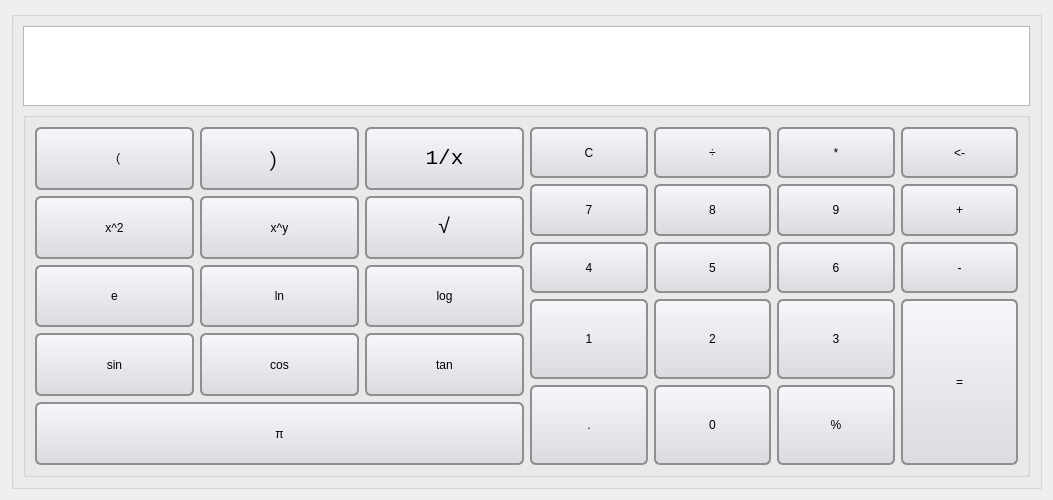
<?xml version="1.0" encoding="UTF-8"?>
<ui version="4.0">
 <class>Widget_calc</class>
 <widget class="QWidget" name="Widget_calc">
  <property name="geometry">
   <rect>
    <x>0</x>
    <y>0</y>
    <width>1053</width>
    <height>500</height>
   </rect>
  </property>
  <property name="windowTitle">
   <string>Widget</string>
  </property>
  <layout class="QVBoxLayout" name="verticalLayout">
   <item>
    <widget class="QGroupBox" name="groupBox">
     <property name="sizePolicy">
      <sizepolicy hsizetype="Expanding" vsizetype="Expanding">
       <horstretch>0</horstretch>
       <verstretch>0</verstretch>
      </sizepolicy>
     </property>
     <property name="title">
      <string/>
     </property>
     <layout class="QGridLayout" name="gridLayout">
      <item row="0" column="0">
       <layout class="QVBoxLayout" name="verticalLayout_2">
        <item>
         <widget class="QTextEdit" name="textEdit">
          <property name="maximumSize">
           <size>
            <width>16777215</width>
            <height>80</height>
           </size>
          </property>
          <property name="readOnly">
           <bool>true</bool>
          </property>
         </widget>
        </item>
        <item>
         <widget class="QGroupBox" name="groupBox_2">
          <property name="sizePolicy">
           <sizepolicy hsizetype="Expanding" vsizetype="Expanding">
            <horstretch>0</horstretch>
            <verstretch>0</verstretch>
           </sizepolicy>
          </property>
          <property name="font">
           <font>
            <family>Consolas</family>
            <pointsize>16</pointsize>
           </font>
          </property>
          <property name="styleSheet">
           <string notr="true">QPushButton {
	font: 16pt &quot;Consolas&quot;;
    border: 2px solid #8f8f91;
    border-radius: 6px;
    background-color: qlineargradient(x1: 0, y1: 0, x2: 0, y2: 1, stop: 0 #f6f7fa, stop: 1 #dadbde);
    min-width: 80px;
}

QPushButton:hover {
    background-color: qlineargradient(x1: 0, y1: 0, x2: 0, y2: 1, stop: 0 #dadbde, stop: 1 #00aaff);
}

QPushButton:pressed {
    background-color: qlineargradient(x1: 0, y1: 0, x2: 0, y2: 1, stop: 0 #dadbde, stop: 1 #008acf);
}

QPushButton:flat {
    border: none; /* no border for a flat push button */
}

QPushButton:default {
    border-color: navy; /* make the default button prominent */
}</string>
          </property>
          <property name="title">
           <string/>
          </property>
          <layout class="QGridLayout" name="gridLayout_5">
           <item row="0" column="0" rowspan="2">
            <layout class="QGridLayout" name="gridLayout_2">
             <item row="0" column="0">
              <widget class="QPushButton" name="BtnLeftParenthesis">
               <property name="sizePolicy">
                <sizepolicy hsizetype="Expanding" vsizetype="Expanding">
                 <horstretch>0</horstretch>
                 <verstretch>0</verstretch>
                </sizepolicy>
               </property>
               <property name="styleSheet">
                <string notr="true">QPushButton {
	font: 16pt &quot;Consolas&quot;;
    border: 2px solid #8f8f91;
    border-radius: 6px;
    background-color: qlineargradient(x1: 0, y1: 0, x2: 0, y2: 1, stop: 0 #f6f7fa, stop: 1 #dadbde);
    min-width: 80px;
}

QPushButton:hover {
    background-color: qlineargradient(x1: 0, y1: 0, x2: 0, y2: 1, stop: 0 #dadbde, stop: 1 #00aaff);
}

QPushButton:pressed {
    background-color: qlineargradient(x1: 0, y1: 0, x2: 0, y2: 1, stop: 0 #dadbde, stop: 1 #008acf);
}

QPushButton:flat {
    border: none; /* no border for a flat push button */
}

QPushButton:default {
    border-color: navy; /* make the default button prominent */
}</string>
               </property>
               <property name="text">
                <string>（</string>
               </property>
              </widget>
             </item>
             <item row="1" column="1">
              <widget class="QPushButton" name="BtnIndex">
               <property name="sizePolicy">
                <sizepolicy hsizetype="Expanding" vsizetype="Expanding">
                 <horstretch>0</horstretch>
                 <verstretch>0</verstretch>
                </sizepolicy>
               </property>
               <property name="styleSheet">
                <string notr="true">QPushButton {
	font: 16pt &quot;Consolas&quot;;
    border: 2px solid #8f8f91;
    border-radius: 6px;
    background-color: qlineargradient(x1: 0, y1: 0, x2: 0, y2: 1, stop: 0 #f6f7fa, stop: 1 #dadbde);
    min-width: 80px;
}

QPushButton:hover {
    background-color: qlineargradient(x1: 0, y1: 0, x2: 0, y2: 1, stop: 0 #dadbde, stop: 1 #00aaff);
}

QPushButton:pressed {
    background-color: qlineargradient(x1: 0, y1: 0, x2: 0, y2: 1, stop: 0 #dadbde, stop: 1 #008acf);
}

QPushButton:flat {
    border: none; /* no border for a flat push button */
}

QPushButton:default {
    border-color: navy; /* make the default button prominent */
}</string>
               </property>
               <property name="text">
                <string>x^y</string>
               </property>
              </widget>
             </item>
             <item row="3" column="2">
              <widget class="QPushButton" name="BtnTan">
               <property name="sizePolicy">
                <sizepolicy hsizetype="Expanding" vsizetype="Expanding">
                 <horstretch>0</horstretch>
                 <verstretch>0</verstretch>
                </sizepolicy>
               </property>
               <property name="styleSheet">
                <string notr="true">QPushButton {
	font: 16pt &quot;Consolas&quot;;
    border: 2px solid #8f8f91;
    border-radius: 6px;
    background-color: qlineargradient(x1: 0, y1: 0, x2: 0, y2: 1, stop: 0 #f6f7fa, stop: 1 #dadbde);
    min-width: 80px;
}

QPushButton:hover {
    background-color: qlineargradient(x1: 0, y1: 0, x2: 0, y2: 1, stop: 0 #dadbde, stop: 1 #00aaff);
}

QPushButton:pressed {
    background-color: qlineargradient(x1: 0, y1: 0, x2: 0, y2: 1, stop: 0 #dadbde, stop: 1 #008acf);
}

QPushButton:flat {
    border: none; /* no border for a flat push button */
}

QPushButton:default {
    border-color: navy; /* make the default button prominent */
}</string>
               </property>
               <property name="text">
                <string>tan</string>
               </property>
              </widget>
             </item>
             <item row="0" column="2">
              <widget class="QPushButton" name="BtnSemicolon">
               <property name="sizePolicy">
                <sizepolicy hsizetype="Expanding" vsizetype="Expanding">
                 <horstretch>0</horstretch>
                 <verstretch>0</verstretch>
                </sizepolicy>
               </property>
               <property name="font">
                <font>
                 <family>Consolas</family>
                 <pointsize>16</pointsize>
                 <weight>50</weight>
                 <italic>false</italic>
                 <bold>false</bold>
                </font>
               </property>
               <property name="styleSheet">
                <string notr="true">QPushButton {
	font: 16pt &quot;Consolas&quot;;
    border: 2px solid #8f8f91;
    border-radius: 6px;
    background-color: qlineargradient(x1: 0, y1: 0, x2: 0, y2: 1, stop: 0 #f6f7fa, stop: 1 #dadbde);
    min-width: 80px;
}

QPushButton:hover {
    background-color: qlineargradient(x1: 0, y1: 0, x2: 0, y2: 1, stop: 0 #dadbde, stop: 1 #00aaff);
}

QPushButton:pressed {
    background-color: qlineargradient(x1: 0, y1: 0, x2: 0, y2: 1, stop: 0 #dadbde, stop: 1 #008acf);
}

QPushButton:flat {
    border: none; /* no border for a flat push button */
}

QPushButton:default {
    border-color: navy; /* make the default button prominent */
}</string>
               </property>
               <property name="text">
                <string>1/x</string>
               </property>
              </widget>
             </item>
             <item row="1" column="2">
              <widget class="QPushButton" name="BtnRoot">
               <property name="sizePolicy">
                <sizepolicy hsizetype="Minimum" vsizetype="Expanding">
                 <horstretch>0</horstretch>
                 <verstretch>0</verstretch>
                </sizepolicy>
               </property>
               <property name="font">
                <font>
                 <family>Consolas</family>
                 <pointsize>16</pointsize>
                 <weight>50</weight>
                 <italic>false</italic>
                 <bold>false</bold>
                </font>
               </property>
               <property name="styleSheet">
                <string notr="true">QPushButton {
	font: 16pt &quot;Consolas&quot;;
    border: 2px solid #8f8f91;
    border-radius: 6px;
    background-color: qlineargradient(x1: 0, y1: 0, x2: 0, y2: 1, stop: 0 #f6f7fa, stop: 1 #dadbde);
    min-width: 80px;
}

QPushButton:hover {
    background-color: qlineargradient(x1: 0, y1: 0, x2: 0, y2: 1, stop: 0 #dadbde, stop: 1 #00aaff);
}

QPushButton:pressed {
    background-color: qlineargradient(x1: 0, y1: 0, x2: 0, y2: 1, stop: 0 #dadbde, stop: 1 #008acf);
}

QPushButton:flat {
    border: none; /* no border for a flat push button */
}

QPushButton:default {
    border-color: navy; /* make the default button prominent */
}</string>
               </property>
               <property name="text">
                <string>√</string>
               </property>
              </widget>
             </item>
             <item row="2" column="1">
              <widget class="QPushButton" name="BtnLn">
               <property name="sizePolicy">
                <sizepolicy hsizetype="Expanding" vsizetype="Expanding">
                 <horstretch>0</horstretch>
                 <verstretch>0</verstretch>
                </sizepolicy>
               </property>
               <property name="styleSheet">
                <string notr="true">QPushButton {
	font: 16pt &quot;Consolas&quot;;
    border: 2px solid #8f8f91;
    border-radius: 6px;
    background-color: qlineargradient(x1: 0, y1: 0, x2: 0, y2: 1, stop: 0 #f6f7fa, stop: 1 #dadbde);
    min-width: 80px;
}

QPushButton:hover {
    background-color: qlineargradient(x1: 0, y1: 0, x2: 0, y2: 1, stop: 0 #dadbde, stop: 1 #00aaff);
}

QPushButton:pressed {
    background-color: qlineargradient(x1: 0, y1: 0, x2: 0, y2: 1, stop: 0 #dadbde, stop: 1 #008acf);
}

QPushButton:flat {
    border: none; /* no border for a flat push button */
}

QPushButton:default {
    border-color: navy; /* make the default button prominent */
}</string>
               </property>
               <property name="text">
                <string>ln</string>
               </property>
              </widget>
             </item>
             <item row="2" column="2">
              <widget class="QPushButton" name="BtnLog">
               <property name="sizePolicy">
                <sizepolicy hsizetype="Expanding" vsizetype="Expanding">
                 <horstretch>0</horstretch>
                 <verstretch>0</verstretch>
                </sizepolicy>
               </property>
               <property name="styleSheet">
                <string notr="true">QPushButton {
	font: 16pt &quot;Consolas&quot;;
    border: 2px solid #8f8f91;
    border-radius: 6px;
    background-color: qlineargradient(x1: 0, y1: 0, x2: 0, y2: 1, stop: 0 #f6f7fa, stop: 1 #dadbde);
    min-width: 80px;
}

QPushButton:hover {
    background-color: qlineargradient(x1: 0, y1: 0, x2: 0, y2: 1, stop: 0 #dadbde, stop: 1 #00aaff);
}

QPushButton:pressed {
    background-color: qlineargradient(x1: 0, y1: 0, x2: 0, y2: 1, stop: 0 #dadbde, stop: 1 #008acf);
}

QPushButton:flat {
    border: none; /* no border for a flat push button */
}

QPushButton:default {
    border-color: navy; /* make the default button prominent */
}</string>
               </property>
               <property name="text">
                <string>log</string>
               </property>
              </widget>
             </item>
             <item row="3" column="0">
              <widget class="QPushButton" name="BtnSin">
               <property name="sizePolicy">
                <sizepolicy hsizetype="Expanding" vsizetype="Expanding">
                 <horstretch>0</horstretch>
                 <verstretch>0</verstretch>
                </sizepolicy>
               </property>
               <property name="styleSheet">
                <string notr="true">QPushButton {
	font: 16pt &quot;Consolas&quot;;
    border: 2px solid #8f8f91;
    border-radius: 6px;
    background-color: qlineargradient(x1: 0, y1: 0, x2: 0, y2: 1, stop: 0 #f6f7fa, stop: 1 #dadbde);
    min-width: 80px;
}

QPushButton:hover {
    background-color: qlineargradient(x1: 0, y1: 0, x2: 0, y2: 1, stop: 0 #dadbde, stop: 1 #00aaff);
}

QPushButton:pressed {
    background-color: qlineargradient(x1: 0, y1: 0, x2: 0, y2: 1, stop: 0 #dadbde, stop: 1 #008acf);
}

QPushButton:flat {
    border: none; /* no border for a flat push button */
}

QPushButton:default {
    border-color: navy; /* make the default button prominent */
}</string>
               </property>
               <property name="text">
                <string>sin</string>
               </property>
              </widget>
             </item>
             <item row="2" column="0">
              <widget class="QPushButton" name="BtnE">
               <property name="sizePolicy">
                <sizepolicy hsizetype="Expanding" vsizetype="Expanding">
                 <horstretch>0</horstretch>
                 <verstretch>0</verstretch>
                </sizepolicy>
               </property>
               <property name="styleSheet">
                <string notr="true">QPushButton {
	font: 16pt &quot;Consolas&quot;;
    border: 2px solid #8f8f91;
    border-radius: 6px;
    background-color: qlineargradient(x1: 0, y1: 0, x2: 0, y2: 1, stop: 0 #f6f7fa, stop: 1 #dadbde);
    min-width: 80px;
}

QPushButton:hover {
    background-color: qlineargradient(x1: 0, y1: 0, x2: 0, y2: 1, stop: 0 #dadbde, stop: 1 #00aaff);
}

QPushButton:pressed {
    background-color: qlineargradient(x1: 0, y1: 0, x2: 0, y2: 1, stop: 0 #dadbde, stop: 1 #008acf);
}

QPushButton:flat {
    border: none; /* no border for a flat push button */
}

QPushButton:default {
    border-color: navy; /* make the default button prominent */
}</string>
               </property>
               <property name="text">
                <string>e</string>
               </property>
              </widget>
             </item>
             <item row="0" column="1">
              <widget class="QPushButton" name="BtnRightParenthesis">
               <property name="sizePolicy">
                <sizepolicy hsizetype="Expanding" vsizetype="Expanding">
                 <horstretch>0</horstretch>
                 <verstretch>0</verstretch>
                </sizepolicy>
               </property>
               <property name="font">
                <font>
                 <family>Consolas</family>
                 <pointsize>16</pointsize>
                 <weight>50</weight>
                 <italic>false</italic>
                 <bold>false</bold>
                </font>
               </property>
               <property name="styleSheet">
                <string notr="true">QPushButton {
	font: 16pt &quot;Consolas&quot;;
    border: 2px solid #8f8f91;
    border-radius: 6px;
    background-color: qlineargradient(x1: 0, y1: 0, x2: 0, y2: 1, stop: 0 #f6f7fa, stop: 1 #dadbde);
    min-width: 80px;
}

QPushButton:hover {
    background-color: qlineargradient(x1: 0, y1: 0, x2: 0, y2: 1, stop: 0 #dadbde, stop: 1 #00aaff);
}

QPushButton:pressed {
    background-color: qlineargradient(x1: 0, y1: 0, x2: 0, y2: 1, stop: 0 #dadbde, stop: 1 #008acf);
}

QPushButton:flat {
    border: none; /* no border for a flat push button */
}

QPushButton:default {
    border-color: navy; /* make the default button prominent */
}</string>
               </property>
               <property name="text">
                <string>）</string>
               </property>
              </widget>
             </item>
             <item row="3" column="1">
              <widget class="QPushButton" name="BtnCos">
               <property name="sizePolicy">
                <sizepolicy hsizetype="Expanding" vsizetype="Expanding">
                 <horstretch>0</horstretch>
                 <verstretch>0</verstretch>
                </sizepolicy>
               </property>
               <property name="styleSheet">
                <string notr="true">QPushButton {
	font: 16pt &quot;Consolas&quot;;
    border: 2px solid #8f8f91;
    border-radius: 6px;
    background-color: qlineargradient(x1: 0, y1: 0, x2: 0, y2: 1, stop: 0 #f6f7fa, stop: 1 #dadbde);
    min-width: 80px;
}

QPushButton:hover {
    background-color: qlineargradient(x1: 0, y1: 0, x2: 0, y2: 1, stop: 0 #dadbde, stop: 1 #00aaff);
}

QPushButton:pressed {
    background-color: qlineargradient(x1: 0, y1: 0, x2: 0, y2: 1, stop: 0 #dadbde, stop: 1 #008acf);
}

QPushButton:flat {
    border: none; /* no border for a flat push button */
}

QPushButton:default {
    border-color: navy; /* make the default button prominent */
}</string>
               </property>
               <property name="text">
                <string>cos</string>
               </property>
              </widget>
             </item>
             <item row="1" column="0">
              <widget class="QPushButton" name="BtnSquare">
               <property name="sizePolicy">
                <sizepolicy hsizetype="Expanding" vsizetype="Expanding">
                 <horstretch>0</horstretch>
                 <verstretch>0</verstretch>
                </sizepolicy>
               </property>
               <property name="styleSheet">
                <string notr="true">QPushButton {
	font: 16pt &quot;Consolas&quot;;
    border: 2px solid #8f8f91;
    border-radius: 6px;
    background-color: qlineargradient(x1: 0, y1: 0, x2: 0, y2: 1, stop: 0 #f6f7fa, stop: 1 #dadbde);
    min-width: 80px;
}

QPushButton:hover {
    background-color: qlineargradient(x1: 0, y1: 0, x2: 0, y2: 1, stop: 0 #dadbde, stop: 1 #00aaff);
}

QPushButton:pressed {
    background-color: qlineargradient(x1: 0, y1: 0, x2: 0, y2: 1, stop: 0 #dadbde, stop: 1 #008acf);
}

QPushButton:flat {
    border: none; /* no border for a flat push button */
}

QPushButton:default {
    border-color: navy; /* make the default button prominent */
}</string>
               </property>
               <property name="text">
                <string>x^2</string>
               </property>
              </widget>
             </item>
             <item row="4" column="0" colspan="3">
              <widget class="QPushButton" name="BtnPai">
               <property name="sizePolicy">
                <sizepolicy hsizetype="Expanding" vsizetype="Expanding">
                 <horstretch>0</horstretch>
                 <verstretch>0</verstretch>
                </sizepolicy>
               </property>
               <property name="styleSheet">
                <string notr="true">QPushButton {
	font: 16pt &quot;Consolas&quot;;
    border: 2px solid #8f8f91;
    border-radius: 6px;
    background-color: qlineargradient(x1: 0, y1: 0, x2: 0, y2: 1, stop: 0 #f6f7fa, stop: 1 #dadbde);
    min-width: 80px;
}

QPushButton:hover {
    background-color: qlineargradient(x1: 0, y1: 0, x2: 0, y2: 1, stop: 0 #dadbde, stop: 1 #00aaff);
}

QPushButton:pressed {
    background-color: qlineargradient(x1: 0, y1: 0, x2: 0, y2: 1, stop: 0 #dadbde, stop: 1 #008acf);
}

QPushButton:flat {
    border: none; /* no border for a flat push button */
}

QPushButton:default {
    border-color: navy; /* make the default button prominent */
}</string>
               </property>
               <property name="text">
                <string>π</string>
               </property>
              </widget>
             </item>
            </layout>
           </item>
           <item row="0" column="1">
            <layout class="QGridLayout" name="gridLayout_4">
             <item row="0" column="0">
              <widget class="QPushButton" name="BtnClear">
               <property name="sizePolicy">
                <sizepolicy hsizetype="Expanding" vsizetype="Expanding">
                 <horstretch>0</horstretch>
                 <verstretch>0</verstretch>
                </sizepolicy>
               </property>
               <property name="text">
                <string>C</string>
               </property>
              </widget>
             </item>
             <item row="0" column="1">
              <widget class="QPushButton" name="BtnDividing">
               <property name="sizePolicy">
                <sizepolicy hsizetype="Expanding" vsizetype="Expanding">
                 <horstretch>0</horstretch>
                 <verstretch>0</verstretch>
                </sizepolicy>
               </property>
               <property name="text">
                <string>÷</string>
               </property>
              </widget>
             </item>
             <item row="0" column="2">
              <widget class="QPushButton" name="BtnMultiply">
               <property name="sizePolicy">
                <sizepolicy hsizetype="Expanding" vsizetype="Expanding">
                 <horstretch>0</horstretch>
                 <verstretch>0</verstretch>
                </sizepolicy>
               </property>
               <property name="text">
                <string>*</string>
               </property>
              </widget>
             </item>
             <item row="0" column="3">
              <widget class="QPushButton" name="BtnDelete">
               <property name="sizePolicy">
                <sizepolicy hsizetype="Expanding" vsizetype="Expanding">
                 <horstretch>0</horstretch>
                 <verstretch>0</verstretch>
                </sizepolicy>
               </property>
               <property name="text">
                <string>&lt;-</string>
               </property>
              </widget>
             </item>
             <item row="1" column="0">
              <widget class="QPushButton" name="Btn7">
               <property name="sizePolicy">
                <sizepolicy hsizetype="Expanding" vsizetype="Expanding">
                 <horstretch>0</horstretch>
                 <verstretch>0</verstretch>
                </sizepolicy>
               </property>
               <property name="text">
                <string>7</string>
               </property>
              </widget>
             </item>
             <item row="1" column="1">
              <widget class="QPushButton" name="Btn8">
               <property name="sizePolicy">
                <sizepolicy hsizetype="Expanding" vsizetype="Expanding">
                 <horstretch>0</horstretch>
                 <verstretch>0</verstretch>
                </sizepolicy>
               </property>
               <property name="text">
                <string>8</string>
               </property>
              </widget>
             </item>
             <item row="1" column="2">
              <widget class="QPushButton" name="Btn9">
               <property name="sizePolicy">
                <sizepolicy hsizetype="Expanding" vsizetype="Expanding">
                 <horstretch>0</horstretch>
                 <verstretch>0</verstretch>
                </sizepolicy>
               </property>
               <property name="text">
                <string>9</string>
               </property>
              </widget>
             </item>
             <item row="1" column="3">
              <widget class="QPushButton" name="BtnPlus">
               <property name="sizePolicy">
                <sizepolicy hsizetype="Expanding" vsizetype="Expanding">
                 <horstretch>0</horstretch>
                 <verstretch>0</verstretch>
                </sizepolicy>
               </property>
               <property name="text">
                <string>+</string>
               </property>
              </widget>
             </item>
             <item row="2" column="0">
              <widget class="QPushButton" name="Btn4">
               <property name="sizePolicy">
                <sizepolicy hsizetype="Expanding" vsizetype="Expanding">
                 <horstretch>0</horstretch>
                 <verstretch>0</verstretch>
                </sizepolicy>
               </property>
               <property name="text">
                <string>4</string>
               </property>
              </widget>
             </item>
             <item row="2" column="1">
              <widget class="QPushButton" name="Btn5">
               <property name="sizePolicy">
                <sizepolicy hsizetype="Expanding" vsizetype="Expanding">
                 <horstretch>0</horstretch>
                 <verstretch>0</verstretch>
                </sizepolicy>
               </property>
               <property name="text">
                <string>5</string>
               </property>
              </widget>
             </item>
             <item row="2" column="2">
              <widget class="QPushButton" name="Btn6">
               <property name="sizePolicy">
                <sizepolicy hsizetype="Expanding" vsizetype="Expanding">
                 <horstretch>0</horstretch>
                 <verstretch>0</verstretch>
                </sizepolicy>
               </property>
               <property name="text">
                <string>6</string>
               </property>
              </widget>
             </item>
             <item row="2" column="3">
              <widget class="QPushButton" name="BtnSubtracts">
               <property name="sizePolicy">
                <sizepolicy hsizetype="Expanding" vsizetype="Expanding">
                 <horstretch>0</horstretch>
                 <verstretch>0</verstretch>
                </sizepolicy>
               </property>
               <property name="text">
                <string>-</string>
               </property>
              </widget>
             </item>
            </layout>
           </item>
           <item row="1" column="1">
            <layout class="QGridLayout" name="gridLayout_3">
             <item row="0" column="0">
              <widget class="QPushButton" name="Btn1">
               <property name="sizePolicy">
                <sizepolicy hsizetype="Expanding" vsizetype="Expanding">
                 <horstretch>0</horstretch>
                 <verstretch>0</verstretch>
                </sizepolicy>
               </property>
               <property name="text">
                <string>1</string>
               </property>
              </widget>
             </item>
             <item row="1" column="2">
              <widget class="QPushButton" name="BtnPercent">
               <property name="sizePolicy">
                <sizepolicy hsizetype="Expanding" vsizetype="Expanding">
                 <horstretch>0</horstretch>
                 <verstretch>0</verstretch>
                </sizepolicy>
               </property>
               <property name="text">
                <string>%</string>
               </property>
              </widget>
             </item>
             <item row="1" column="0">
              <widget class="QPushButton" name="BtnPoint">
               <property name="sizePolicy">
                <sizepolicy hsizetype="Expanding" vsizetype="Expanding">
                 <horstretch>0</horstretch>
                 <verstretch>0</verstretch>
                </sizepolicy>
               </property>
               <property name="text">
                <string>.</string>
               </property>
              </widget>
             </item>
             <item row="1" column="1">
              <widget class="QPushButton" name="Btn0">
               <property name="sizePolicy">
                <sizepolicy hsizetype="Expanding" vsizetype="Expanding">
                 <horstretch>0</horstretch>
                 <verstretch>0</verstretch>
                </sizepolicy>
               </property>
               <property name="text">
                <string>0</string>
               </property>
              </widget>
             </item>
             <item row="0" column="1">
              <widget class="QPushButton" name="Btn2">
               <property name="sizePolicy">
                <sizepolicy hsizetype="Expanding" vsizetype="Expanding">
                 <horstretch>0</horstretch>
                 <verstretch>0</verstretch>
                </sizepolicy>
               </property>
               <property name="text">
                <string>2</string>
               </property>
              </widget>
             </item>
             <item row="0" column="3" rowspan="2">
              <widget class="QPushButton" name="BtnEqual">
               <property name="sizePolicy">
                <sizepolicy hsizetype="Expanding" vsizetype="Expanding">
                 <horstretch>0</horstretch>
                 <verstretch>0</verstretch>
                </sizepolicy>
               </property>
               <property name="styleSheet">
                <string notr="true">
font: 16pt &quot;Consolas&quot;;</string>
               </property>
               <property name="text">
                <string>=</string>
               </property>
              </widget>
             </item>
             <item row="0" column="2">
              <widget class="QPushButton" name="Btn3">
               <property name="sizePolicy">
                <sizepolicy hsizetype="Expanding" vsizetype="Expanding">
                 <horstretch>0</horstretch>
                 <verstretch>0</verstretch>
                </sizepolicy>
               </property>
               <property name="text">
                <string>3</string>
               </property>
              </widget>
             </item>
            </layout>
           </item>
          </layout>
         </widget>
        </item>
       </layout>
      </item>
     </layout>
    </widget>
   </item>
  </layout>
 </widget>
 <resources/>
 <connections/>
</ui>
